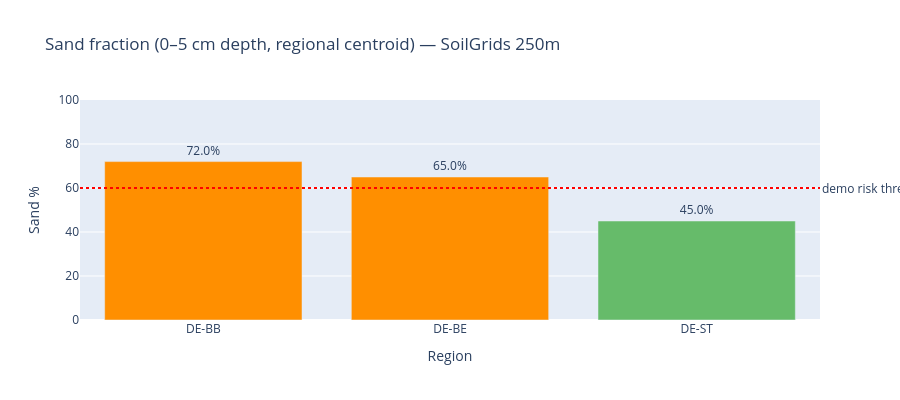

Write notebook code for a chart like this one.
### Markdown cell above
Centroid-only query is questionable - the within-region soil heterogeneity can be large.

Brandenburg (DE-BB) is famously sandy (glacial outwash plains) but has pockets of loam.

Better approach: spatial join of SoilGrids 250m raster to NUTS polygon → zonal mean.

- [ ] This requires rasterio or GDAL. For the MVP however we'll just approximate with region-level means.

#### Visual: bar chart of sand % by region

### Code cell
import plotly.graph_objects as go

regions = list(sand_results.keys())
sand_vals = [sand_results[r] for r in regions]

#
fig = go.Figure(
    go.Bar(
        x=regions,
        y=sand_vals,
        marker_color=["#FF8F00" if v and v > 60 else "#66BB6A" for v in sand_vals],
        text=[f"{v}%" if v else "N/A" for v in sand_vals],
        textposition="outside",
    )
)

# risk threshold
fig.add_hline(
    y=60, line_dash="dot", line_color="red", annotation_text="demo risk threshold (60%)", annotation_position="right"
)

#
fig.update_layout(
    title="Sand fraction (0–5 cm depth, regional centroid) — SoilGrids 250m",
    xaxis_title="Region",
    yaxis_title="Sand %",
    yaxis_range=[0, 100],
    height=400,
)
fig.show()

### Figure 1 — Plotly figure (JSON) as saved in the notebook; plotly's stock layout.template omitted (floating-point values rounded to 4 significant figures)
{"data": [{"marker": {"color": ["#FF8F00", "#FF8F00", "#66BB6A"]}, "text": ["72.0%", "65.0%", "45.0%"], "textposition": "outside", "type": "bar", "x": ["DE-BB", "DE-BE", "DE-ST"], "y": [72, 65, 45]}], "layout": {"annotations": [{"showarrow": false, "text": "demo risk threshold (60%)", "x": 1, "xanchor": "left", "xref": "x domain", "y": 60, "yanchor": "middle", "yref": "y"}], "height": 400, "shapes": [{"line": {"color": "red", "dash": "dot"}, "type": "line", "x0": 0, "x1": 1, "xref": "x domain", "y0": 60, "y1": 60, "yref": "y"}], "title": {"text": "Sand fraction (0–5 cm depth, regional centroid) — SoilGrids 250m"}, "xaxis": {"title": {"text": "Region"}}, "yaxis": {"range": [0, 100], "title": {"text": "Sand %"}}}}
